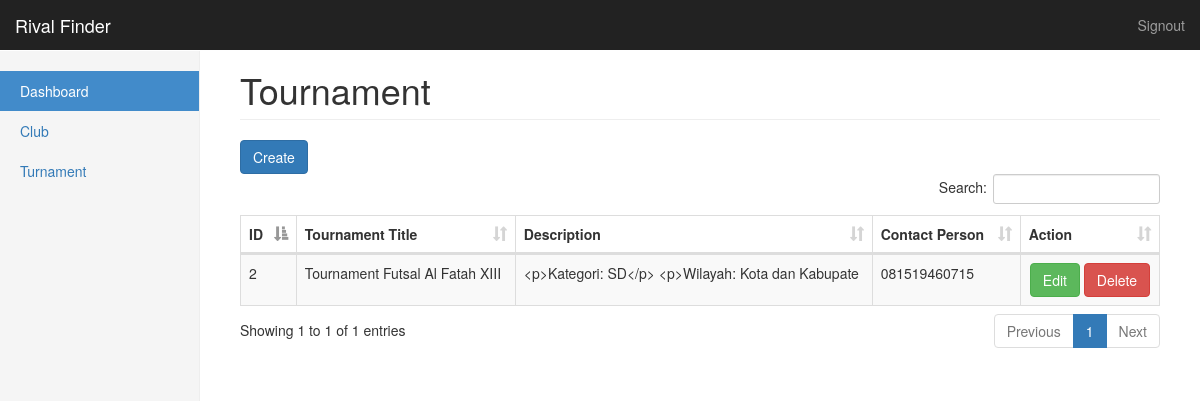
The app's page /admin/turnament/index.php (signed in) with its own data.
### tables this page shows
CREATE TABLE `tournament_info` (
  `id_tournament` int(11) NOT NULL,
  `tournament_title` varchar(50) NOT NULL,
  `description` text NOT NULL,
  `contact_person` varchar(12) NOT NULL,
  `picture` text NOT NULL
);

### admin/turnament/index.php (the view)
<?php include_once '../layouts/header.php'; ?>
<?php include_once '../layouts/sidebar.php'; ?>
<?php include_once '../../config/koneksi.php'; ?>
  <h1 class="page-header">Tournament</h1>
  <a href="create.php" class="btn btn-primary">Create</a>
  <table id="turnament" class="table table-striped table-bordered" cellspacing="0" width="100%">
      <thead>
          <tr>
              <th>ID</th>
              <th>Tournament Title</th>
              <th>Description</th>
              <th>Contact Person</th>
              <th>Action</th>
          </tr>
      </thead>
      <tbody>
        <?php
          $query = "SELECT * FROM tournament_info";
          $result = mysqli_query($conn, $query);
          while ($tournament = mysqli_fetch_array($result)) {
         ?>
          <tr>
            <td><?= $tournament['id_tournament']; ?></td>
            <td><?= $tournament['tournament_title']; ?></td>
            <td><?=  htmlentities(substr($tournament['description'], 0, 50)); ?></td>
            <td><?= $tournament['contact_person']; ?></td>
            <td>
              <center>
                <a href="edit.php?id=<?= $tournament['id_tournament']; ?>" class="btn btn-success">Edit</a>
                <a href="delete.php?id=<?= $tournament['id_tournament']; ?>" class="btn btn-danger">Delete</a>
              </center>
            </td>
          </tr>
        <?php } ?>
      </tbody>
  </table>
<?php include_once '../layouts/footer.php'; ?>

### assets/css/dashboard.css (style rules this page uses)
body { padding-top: 50px; }
.main .page-header { margin-top: 0; }

### records on screen
tournament_info: id_tournament "2", tournament_title "Tournament Futsal Al Fatah XIII", description "<p>Kategori: SD</p> <p>Wilayah: Kota dan Kabupate", contact_person "081519460715"
